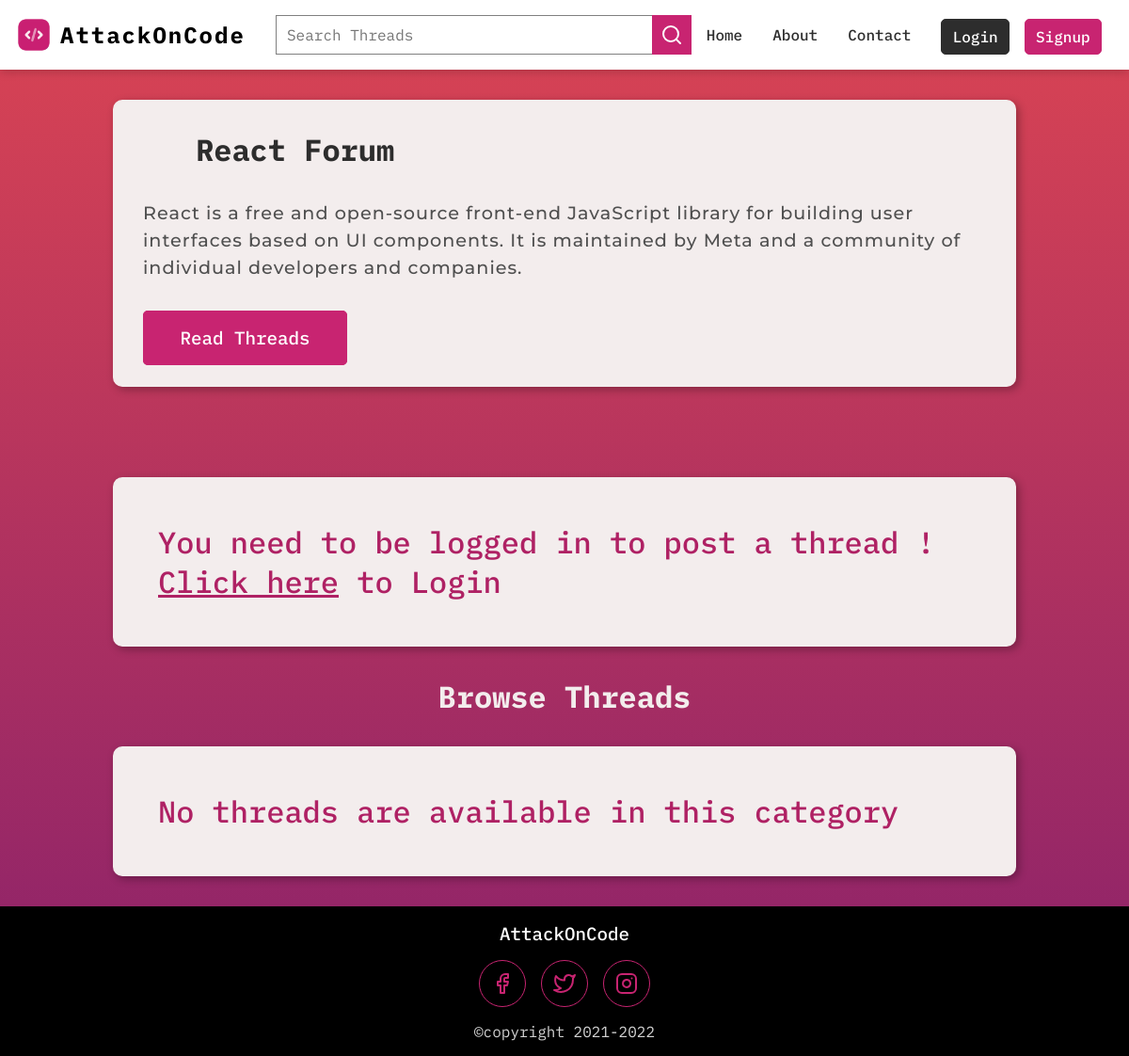
/thread-list.php?category_id=1, run on the app's committed database.
### tables this page shows
CREATE TABLE `categories` (
  `category_id` int(11) NOT NULL,
  `category_name` varchar(255) NOT NULL,
  `category_description` text NOT NULL,
  `icon_url` varchar(255) NOT NULL,
  `category_createdat` datetime NOT NULL DEFAULT current_timestamp()
);

### thread-list.php (the view, shortened to what this page needs)
<?php
    require "./partials/_connection.php";
    $category_id = $_GET['category_id'];
    $stmt =  $mysqli->prepare("SELECT * FROM `categories` WHERE category_id = ?");
    $stmt->bind_param("i", $category_id);
    $stmt->execute();
    $categoryFetchingResult = $stmt->get_result();
    $categoryFetchingArray = mysqli_fetch_assoc($categoryFetchingResult);
    $thread_title = $thread_description = $errorMsgTitle = $errorMsgDesc = $user_id = "";
    $stmt =  $mysqli->prepare("SELECT * FROM `threads` WHERE thread_cat_id = ?");
    $stmt->bind_param("i", $category_id);
    $stmt->execute();
    $threadsFetchingResult = $stmt->get_result();
    $threadsFetchingArray = mysqli_fetch_all($threadsFetchingResult, MYSQLI_ASSOC);
?>
<!DOCTYPE html>
<html lang="en">
<head>
    <link rel="stylesheet" href="./css/navbar.css">
    <link rel="stylesheet" href="./css/footer.css">
    <link rel="stylesheet" href="./css/thread-list.css">
</head>
<body>
    <?php include "./partials/_navbar.php" ?>
    <main class="thread-list-section">
        <div class="category-container">
            <div class="category">
                    <h2 class="category__heading">
                        <?php echo htmlspecialchars
                    ($categoryFetchingArray['category_name']) ?> Forum</h2>
                    <div class="category--padding">
                            <p class="category__description text"><?php echo htmlspecialchars($categoryFetchingArray['category_description']) ?></p>
                            <a class="category__btn" href="#threadlist">Read Threads</a>
                    </div>
            </div>
        </div>
        <?php if(isset($_SESSION['loggedin'])): ?>
        <section class="post-thread">
            <div class="post-thread-container">
                <h2 class="post-thread-heading">Post a Thread</h2>
                <form action="<?php echo htmlspecialchars($_SERVER['REQUEST_URI']) ?>" method="POST" class="post-thread-form">
                    <input type="text" name="thread_title" placeholder="Thread Title" class="thread-title" value="<?php echo htmlspecialchars($thread_title)?>">
                    <span class="mb-2"><?php echo htmlspecialchars($errorMsgTitle) ?></span>
                    <textarea name="thread_description" placeholder="Thread Description" class="thread-description" id="thread_description" cols="30" rows="10" value="<?php echo htmlspecialchars($thread_description)?>"></textarea>
                    <span class="mb-2"><?php echo htmlspecialchars($errorMsgDesc) ?></span>
                    <textarea style="margin-bottom: 2rem;" name="thread_code" placeholder="Paste code here" class="thread-code" id="thread_code" cols="30" rows="10" value="<?php echo htmlspecialchars($thread_description)?>"></textarea>
                    <input type="submit" value="Post Thread" name="postThread" class="post-thread-btn">
                </form>
            </div>
        </section>
        <?php else: ?>
        <section id="nothing">
            <div class="nothing-box">
                <p>You need to be logged in to post a thread ! <a style="text-decoration: underline; cursor: pointer;" href="login.php">Click here</a> to Login</p>
            </div>
        </section>
        <?php endif; ?>
        <h2 class="threadlist-heading">Browse Threads</h2>
        <?php if($threadsFetchingArray): ?>
        <section id="threadlist">
            <div class="threadlist-container">
                <?php foreach($threadsFetchingArray as $threads => $thread): ?>
                <?php
                    $thread_id = $thread['thread_id'];
                    $stmt =  $mysqli->prepare("SELECT COUNT(*) FROM `comments` WHERE thread_id = ?");
                    $stmt->bind_param("i", $thread_id);
                    $stmt->execute();
                    $countingCommentsResult = $stmt->get_result();
                    $commentCount = mysqli_fetch_array($countingCommentsResult);
                ?>
                <a class="thread" href="thread.php?thread_id=<?php echo htmlspecialchars($thread['thread_id']) ?>">
                    <h3 class="thread-heading"><?php echo htmlspecialchars($thread['thread_title']) ?></h3>
                    <div class="btn-info-container">
                        <p class="thread-desc text"><?php echo substr(htmlspecialchars($thread['thread_desc']), 0, 250) ?>......</p>
                        <!-- <div class="likes">
                            <span>3 likes</span>
                            <button><svg xmlns="http://www.w3.org/2000/svg" width="24" height="24" viewBox="0 0 24 24" fill="none" stroke="currentColor" stroke-width="2" stroke-linecap="round" stroke-linejoin="round" class="feather feather-thumbs-up"><path d="M14 9V5a3 3 0 0 0-3-3l-4 9v11h11.28a2 2 0 0 0 2-1.7l1.38-9a2 2 0 0 0-2-2.3zM7 22H4a2 2 0 0 1-2-2v-7a2 2 0 0 1 2-2h3"></path></svg></button>
                        </div> -->
                        <div class="number-of-threads">
                            <span><?php echo htmlspecialchars($commentCount[0]); ?> comments</span>
                            <svg xmlns="http://www.w3.org/2000/svg" width="24" height="24" viewBox="0 0 24 24" fill="#af2164" stroke="currentColor" stroke-width="2" stroke-linecap="round" stroke-linejoin="round" class="feather feather-message-square"><path d="M21 15a2 2 0 0 1-2 2H7l-4 4V5a2 2 0 0 1 2-2h14a2 2 0 0 1 2 2z"></path></svg>
                        </div>
                    </div>
                </a>
                <?php endforeach; ?>
            </div>
        </section>
        <?php else: ?>
            <section id="nothing">
                <div class="nothing-box">
                    <p>No threads are available in this category</p>
                </div>
           </section>
        <?php endif;?>
    </main>
    <?php include "./partials/_footer.php" ?>
</body>
</html>

### css/navbar.css (style rules this page uses)
:root { --menu: #eeecec; --nav-bg: #ffffff; --nav-brand: black; --black: #2d2d2d; --gray: gray; --lightgray: lightgray; --red-2:#af2164; --red-1: #c82471; --veryDarkBlue: #06283D; --darkBlue: #1363DF; --lightBlue: #40a3e6; --veryLightBlue: #DFF6FF; --bg: #eeeeee; --card-bg: #f3eded; --text: #505050; --validation: #af2164; --bs: 3px 3px 10px rgba(0, 0, 0, 0.3); --bsh: 4px 4px 10px rgba(0, 0, 0, 0.4); --placeholder: #2d2d2d; }
.text { font-family: 'Montserrat', sans-serif; font-weight: 500 !important; letter-spacing: 1px; line-height: 1.5; }
*, *::before, *::after { margin: 0; padding: 0; box-sizing: inherit; text-decoration: none; list-style: none; }
a { all: unset; }
html { box-sizing: border-box; scroll-behavior: smooth; }
body { font-family: 'IBM Plex Mono', monospace; min-height: 100vh; display: flex; flex-direction: column; }

### css/thread-list.css (style rules this page uses)
.category-container, .post-thread, #threadlist, #nothing { padding: 2rem 1rem; max-width: 992px; margin: 0 auto; }
body { background-image: linear-gradient(to bottom, #DA4453, #89216B); }
.category { margin-bottom: 2rem; border-radius: 10px; box-shadow: var(--bs); -webkit-border-radius: 10px; -moz-border-radius: 10px; -ms-border-radius: 10px; -o-border-radius: 10px; }
.category__heading { background-color: var(--card-bg); color: var(--black); border-top-left-radius: 10px; border-top-right-radius: 10px; padding: 2rem !important; display: flex; align-items: center; }
.category__description { margin-bottom: 3rem; color: var(--text); }
.category--padding { padding: 0 2rem 2.5rem 2rem; background-color: var(--card-bg); border-bottom-left-radius: 10px; border-bottom-right-radius: 10px; }
.category__btn { background-color: var(--red-1); font-weight: 500; color: var(--nav-bg); border-radius: 5px; border: 1px solid var(--red-1); padding: 0.8em 2em; font-size: 1.4rem; -webkit-border-radius: 5px; -moz-border-radius: 5px; -ms-border-radius: 5px; -o-border-radius: 5px; cursor: pointer; transition: color 100ms, background-color 200ms; -webkit-transition: color 100ms, background-color 200ms; -moz-transition: color 100ms, background-color 200ms; -ms-transition: color 100ms, background-color 200ms; -o-transition: color 100ms, background-color 200ms; }
@media screen and (min-width: 1100px) { .category__heading { font-size: 2rem; padding: 2rem; } }
@media screen and (min-width: 1100px) { .category__description { font-size: 1.2rem; } }
@media screen and (min-width: 1100px) { .category__btn { font-size: 1.2rem; } }
.nothing-box { padding: 2rem; font-size: 2rem; background-color: var(--card-bg); color: var(--red-2); font-weight: 500; border-radius: 10px; -webkit-border-radius: 10px; -moz-border-radius: 10px; -ms-border-radius: 10px; -o-border-radius: 10px; box-shadow: var(--bs); }
@media screen and (min-width: 1100px) { .nothing-box { padding: 3rem; } }
.threadlist-heading { text-align: center; color: var(--card-bg); }
@media screen and (min-width: 1100px) { .threadlist-heading { font-size: 2rem; } }

### data on the page
categories: category_name "React", category_description "React is a free and open-source front-end JavaScript library for building user interfaces based on UI components. It is maintained by Meta and a community of individual developers and companies."
